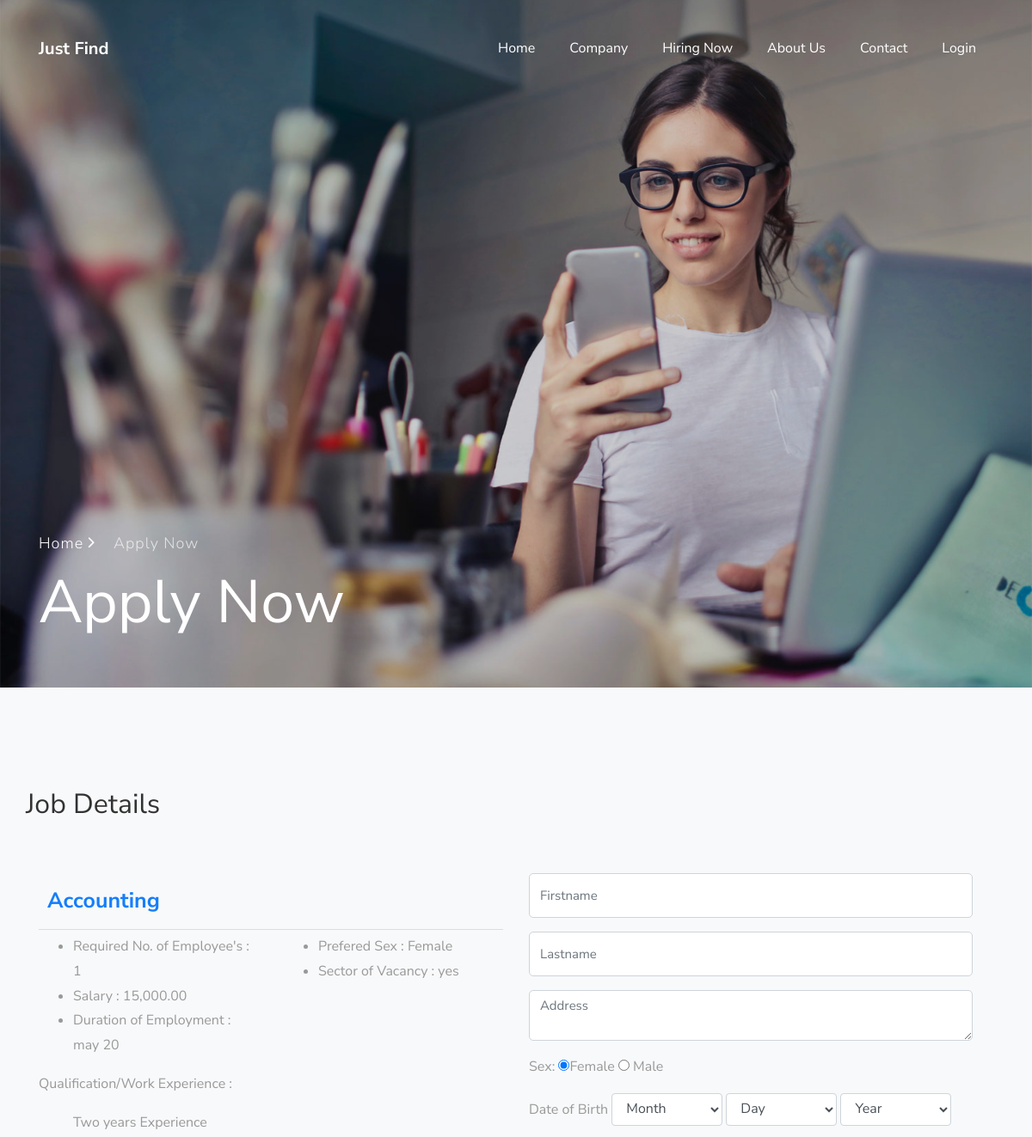
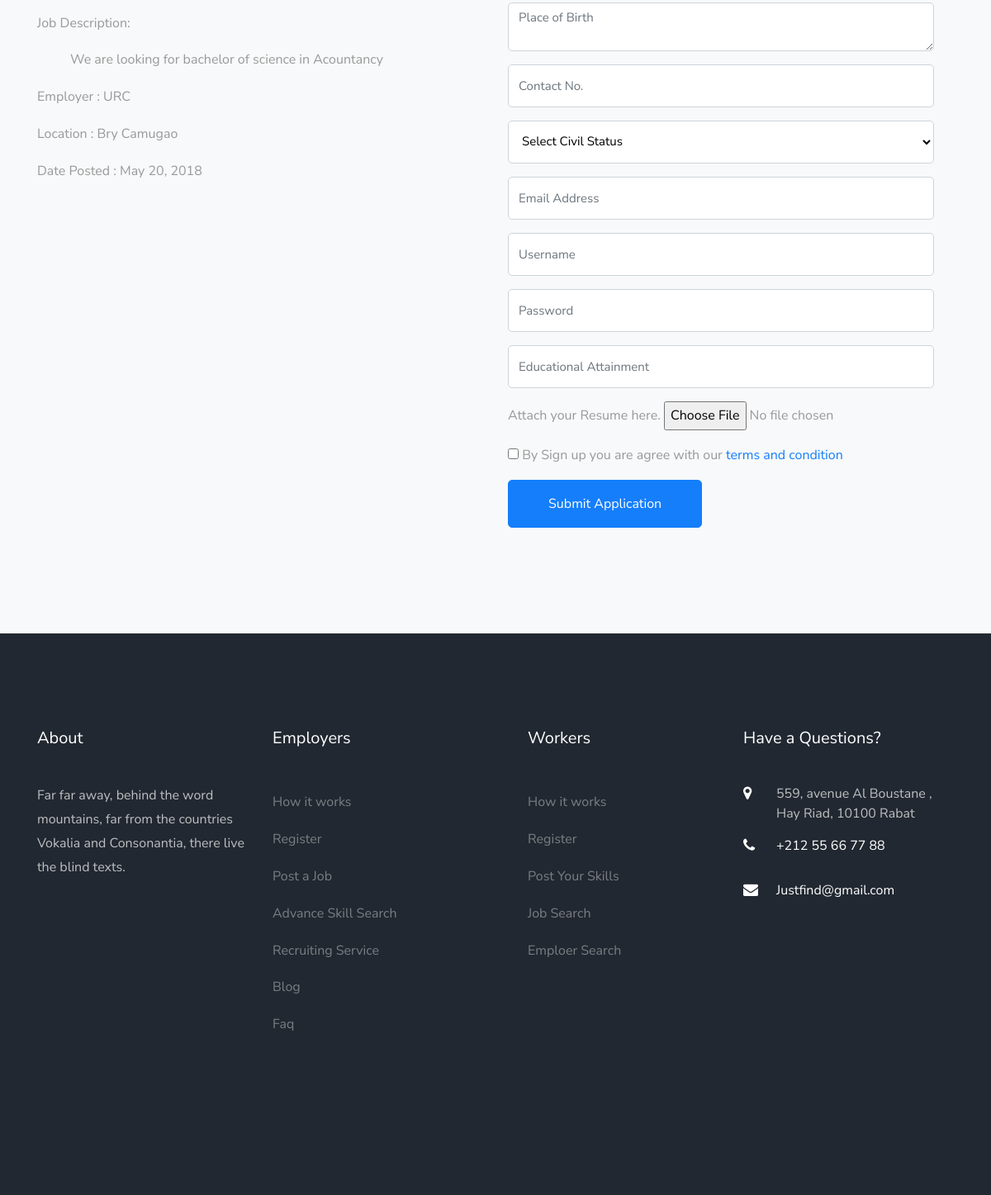
Screenshot of /index.php?q=apply&job=2&view=personalinfo with the database file from the repository (2 pictures, top to bottom).
### tables this page shows
CREATE TABLE `tbljob` (
  `JOBID` int(11) NOT NULL,
  `COMPANYID` int(11) NOT NULL,
  `CATEGORY` varchar(90) NOT NULL,
  `OCCUPATIONTITLE` varchar(90) NOT NULL,
  `REQ_NO_EMPLOYEES` int(11) NOT NULL,
  `SALARIES` double NOT NULL,
  `DURATION_EMPLOYEMENT` varchar(90) NOT NULL,
  `QUALIFICATION_WORKEXPERIENCE` text NOT NULL,
  `JOBDESCRIPTION` text NOT NULL,
  `PREFEREDSEX` varchar(30) NOT NULL,
  `SECTOR_VACANCY` text NOT NULL,
  `JOBSTATUS` varchar(90) NOT NULL,
  `DATEPOSTED` datetime NOT NULL
);

CREATE TABLE `tblcompany` (
  `COMPANYID` int(11) NOT NULL,
  `COMPANYNAME` varchar(90) NOT NULL,
  `COMPANYADDRESS` varchar(90) NOT NULL,
  `COMPANYCONTACTNO` varchar(30) NOT NULL,
  `COMPANYSTATUS` varchar(90) NOT NULL,
  `COMPANYMISSION` text NOT NULL
);

### index.php (called while the page is built, shortened)
<?php
require_once("theme/templates.php");
?>

### include/database.php (called while the page is built, shortened)
<?php
class Database {
	var $query = '';
	public $conn;
	public function open_connection() {
		try {
		$this->conn = new PDO("mysql:host=".server.";dbname=".database_name. "", user,pass);
		$this->conn->setAttribute(PDO::ATTR_ERRMODE, PDO::ERRMODE_EXCEPTION);
		}catch(PDOException $e){
			echo "Problem in database connection! Contact administrator!". $e->getMessage();
		}
	}
	function setQuery($sql='') {
		try {
		   $this->sql_string=$sql;
			$this->query = $this->conn->prepare($this->sql_string);
			$this->query->execute();
		  } catch (PDOException $e) {
		    echo "Failed to get query handle: " . $e->getMessage() . "\n";
		    exit;
		  }
	}
	function loadSingleResult() {
		$results = $this->query->fetch(PDO::FETCH_OBJ);
		return $results;
	}
}
$mydb = new Database();

### applicationform.php (the view, shortened to what this page needs)
  <div class="hero-wrap js-fullheight" style="background-image: url('<?php echo web_root; ?>plugins/jobportal/images/bg_2.jpg');" data-stellar-background-ratio="0.5">
      <div class="container">
        <div class="row no-gutters slider-text js-fullheight align-items-end justify-content-start" data-scrollax-parent="true">
          <div class="col-md-8 ftco-animate text-center text-md-left mb-5" data-scrollax=" properties: { translateY: '70%' }">
            <p class="breadcrumbs" data-scrollax="properties: { translateY: '30%', opacity: 1.6 }"><span class="mr-3"><a href="index.html">Home <i class="ion-ios-arrow-forward"></i></a></span> <span>Apply Now</span></p>
            <h1 class="mb-3 bread" data-scrollax="properties: { translateY: '30%', opacity: 1.6 }">Apply Now</h1>
          </div>
        </div>
      </div>
    </div>
 <?php
if (isset($_GET['search'])) {
$jobid = $_GET['search'];
}else{
$jobid = '';
}
$sql = "SELECT * FROM `tblcompany` c,`tbljob` j WHERE c.`COMPANYID`=j.`COMPANYID` AND JOBID LIKE '%" . $jobid ."%' ORDER BY DATEPOSTED DESC" ;
$mydb->setQuery($sql);
$result = $mydb->loadSingleResult();
?>
<section class="ftco-section contact-section bg-light">
      <div class="container">
        <div class="row d-flex mb-5 contact-info">
            <h2 class="page-header" >Job Details</h2>
        </div>
        <div class="row block-9">
          <div class="col-md-6 order-md-last d-flex">
              <form class="form-horizontal span6  wow fadeInDown" action="process.php?action=submitapplication&JOBID=<?php echo $result->JOBID; ?>"  enctype="multipart/form-data"  method="POST" autocomplete="off">
               <?php require_once('applicantform.php') ?>
            </form>
          </div>
          <div class="col-md-6 d-flex">
                     <div class="panel">
                         <div class="panel-header">
                              <div style="border-bottom: 1px solid #ddd;padding: 10px;font-size: 25px;font-weight: bold;color: #000;margin-bottom: 5px;"><a href="<?php echo web_root.'index.php?q=viewjob&search='.$result->JOBID;?>"><?php echo $result->OCCUPATIONTITLE ;?></a>
                              </div>
                         </div>
                         <div class="panel-body">
                                  <div class="row contentbody">
                                        <div class="col-md-6">
                                            <ul>
                                                <li><i class="fp-ht-bed"></i>Required No. of Employee's : <?php echo $result->REQ_NO_EMPLOYEES; ?></li>
                                                <li><i class="fp-ht-food"></i>Salary : <?php echo number_format($result->SALARIES,2);  ?></li>
                                                <li><i class="fa fa-sun-"></i>Duration of Employment : <?php echo $result->DURATION_EMPLOYEMENT; ?></li>
                                            </ul>
                                        </div>
                                        <div class="col-md-6">
                                            <ul>
                                                <li><i class="fp-ht-tv"></i>Prefered Sex : <?php echo $result->PREFEREDSEX; ?></li>
                                                <li><i class="fp-ht-computer"></i>Sector of Vacancy : <?php echo $result->SECTOR_VACANCY; ?></li>
                                            </ul>
                                        </div>
                                        <div class="col-md-12">
                                            <p>Qualification/Work Experience :</p>
                                             <ul style="list-style: none;">
                                                <li><?php echo $result->QUALIFICATION_WORKEXPERIENCE ;?></li>
                                            </ul>
                                        </div>
                                        <div class="col-md-12">
                                            <p>Job Description:</p>
                                            <ul style="list-style: none;">
                                                 <li><?php echo $result->JOBDESCRIPTION ;?></li>
                                            </ul>
                                         </div>
                                        <div class="col-md-12">
                                            <p>Employer :  <?php echo  $result->COMPANYNAME; ?></p>
                                            <p>Location :  <?php echo  $result->COMPANYADDRESS; ?></p>
                                        </div>
                                    </div>
                         </div>
                         <div class="panel-footer">
                              Date Posted :  <?php echo date_format(date_create($result->DATEPOSTED),'M d, Y'); ?>
                         </div>
                     </div>
          </div>
        </div>
      </div>
    </section>

### rows the page displays
tbljob: OCCUPATIONTITLE "Accounting", REQ_NO_EMPLOYEES "1", SALARIES "15,000.00", DURATION_EMPLOYEMENT "may 20", PREFEREDSEX "Female", SECTOR_VACANCY "yes", QUALIFICATION_WORKEXPERIENCE "Two years Experience", JOBDESCRIPTION "We are looking for bachelor of science in Acountancy", DATEPOSTED "May 20, 2018"
tblcompany: COMPANYNAME "URC", COMPANYADDRESS "Bry Camugao"
